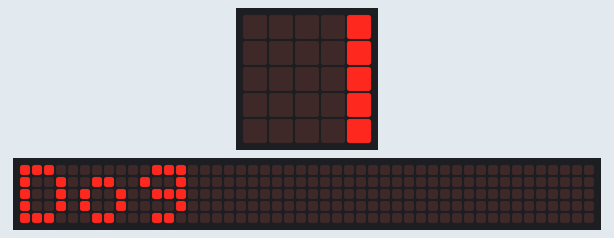
Simulated run of this program. Board: BBC micro:bit running MicroPython. Shown: the board's 5×5 LED display, a strip that is not on the board, showing the scrolling text unrolled. Random numbers come from a fixed seed; the 48×5 strip is a reading aid, not a part: it shows the text the display is scrolling, unrolled, one strip-width of it at a time. At 2.9 s the program stops and its outputs stay as they are.

Above: at 0.07 s.
At 0.67 s:
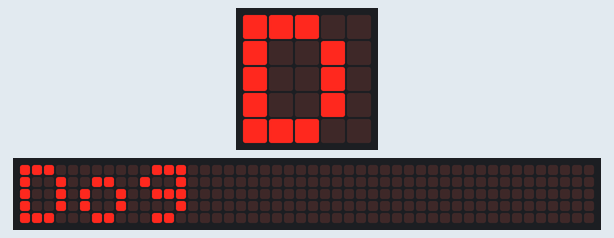
At 1.42 s:
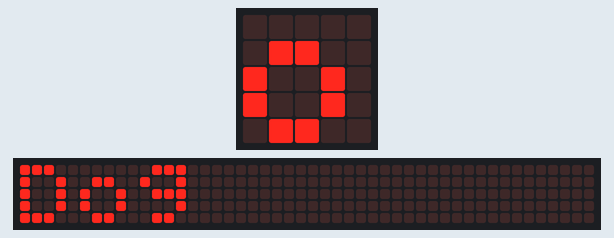
At 2.02 s:
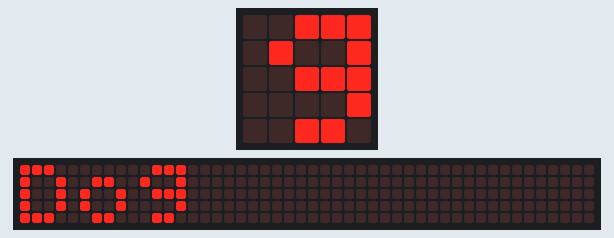
At 2.77 s:
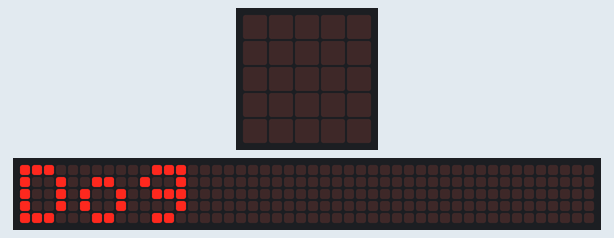

The program:

random_string.py
```python
# choosing random values
from microbit import *

# need this if you want random numbers or values
import random

# create a list of animals
animals = ["Cat", "Dog", "Elephant", "Drop Bear"]

#choose and display random name
display.scroll(random.choice(animals))
```
